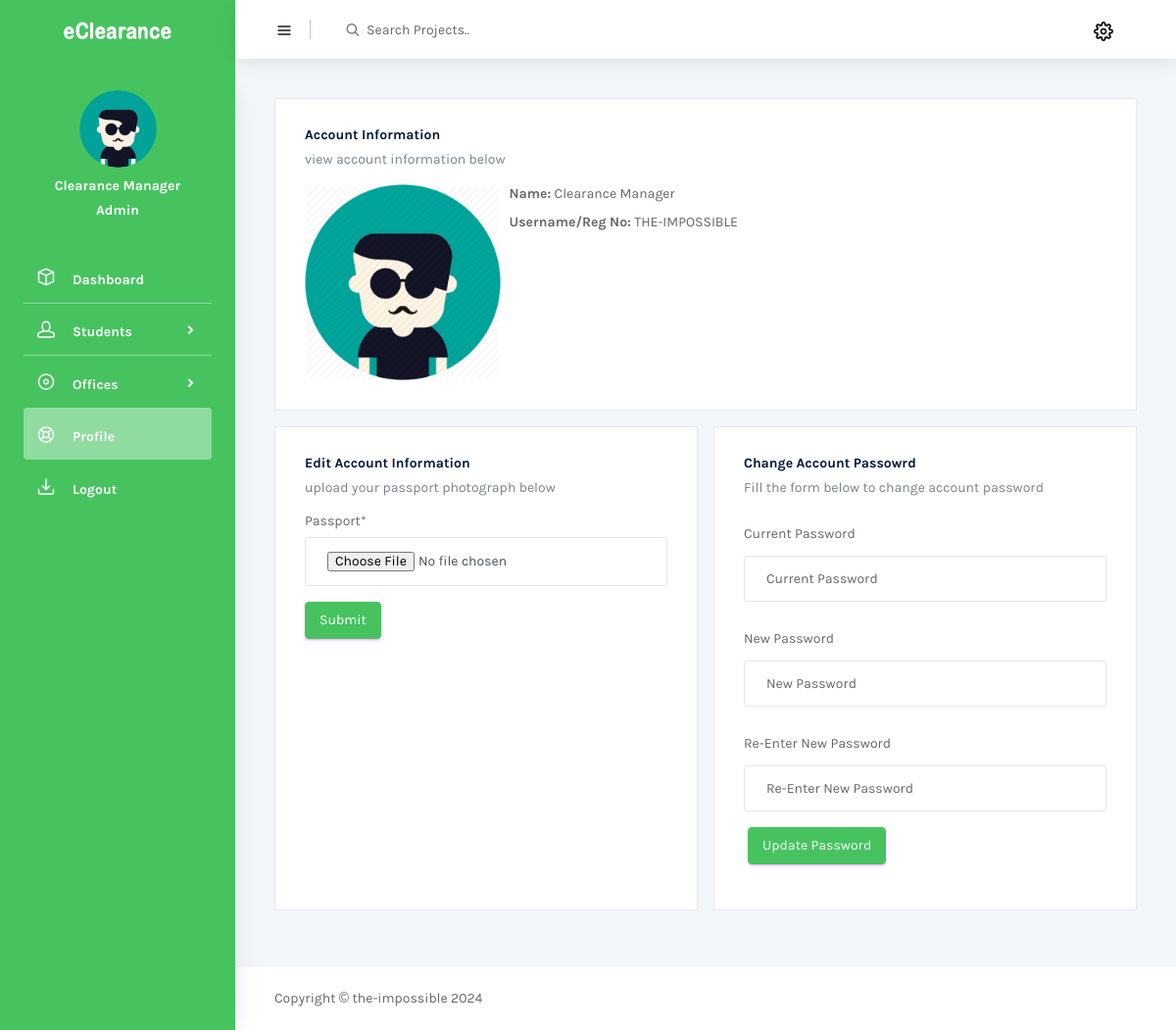
The app's page /update_student_profile/441ab91f-e75e-416b-a305-8f67dfb777ac (signed in), older data.
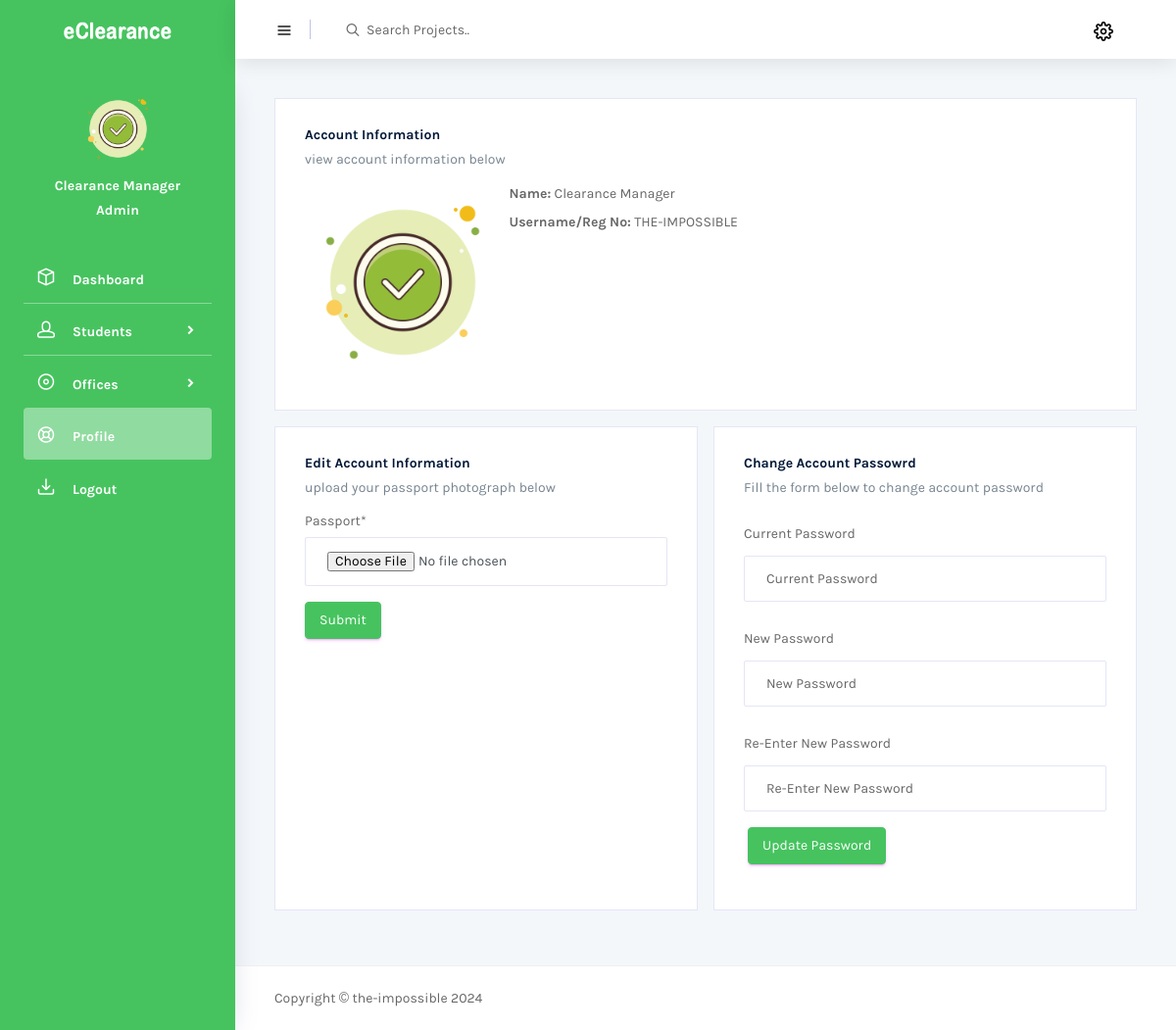
The same page, newer data.
### eClearanceAuth/models.py (models this page shows, shortened)
class User(AbstractBaseUser, PermissionsMixin):
    user_id = models.UUIDField(
        default=uuid.uuid4, primary_key=True, unique=True, editable=False)
    username = models.CharField(max_length=100, db_index=True,
                                unique=True, verbose_name='reg number', blank=True)
    passport = models.ImageField(
        default='img/user.png', upload_to='uploads/passport/', null=True)
    user_type = models.ForeignKey(
        to="UserType", on_delete=models.CASCADE, blank=True, null=True,)
    name = models.CharField(
        max_length=100, db_index=True, blank=True, null=True)
    date_joined = models.DateTimeField(
        verbose_name='date_joined', auto_now_add=True)
    last_login = models.DateTimeField(
        verbose_name='last_login', auto_now=True, null=True)
    is_active = models.BooleanField(default=True)
    is_staff = models.BooleanField(default=False)
    is_superuser = models.BooleanField(default=False)
    USERNAME_FIELD = 'username'
    REQUIRED_FIELDS = ['name',]
    objects = UserManager()
    class Meta:
        db_table = 'Users'
        verbose_name_plural = 'Users'

class UserType(models.Model):
    user_type = models.CharField(max_length=100, unique=True)
    def __str__(self):
        return self.user_type
    class Meta:
        db_table = 'user type'
        verbose_name_plural = 'user type'

### eClearanceAuth/views.py (the view, shortened to what this page needs)
# urls.py: path('update_student_profile/<str:pk>', UpdateStudentProfileView.as_view(), name="update_student_profile"),
class UpdateStudentProfileView(LoginRequiredMixin, SuccessMessageMixin, UpdateView):
    template_name = "backend/users/update_profile.html"
    form_class = UpdateSingleStudentForm
    success_message = 'Updated Successfully!'
    queryset = User.objects.all()
    def get_object(self, queryset=None):
        user = super().get_object(queryset=queryset)
        try:
            student_profile = StudentProfile.objects.get(user=user)
            return student_profile
        except StudentProfile.DoesNotExist:
            return user
    def get_context_data(self, **kwargs):
        context = super().get_context_data(**kwargs)
        context['student_profile'] = self.object
        return context

### eClearanceAuth/forms.py
class UpdateSingleStudentForm(forms.ModelForm):
    passport = forms.ImageField(required=True, widget=forms.FileInput(
        attrs={
            'class': 'form-control',
            'type': 'file',
            'accept': 'image/png, image/jpeg'
        }
    ))
    class Meta:
        model = User
        fields = ('passport',)

### Templates/backend/users/update_profile.html (shortened to what this page needs)
{% extends 'base.html' %}
{% load static %}
{% load crispy_forms_tags %}
{% block head %}{% include 'partials/auth_head.html' %}{% endblock head %}
{% block body %}
  <div class="container-scroller">
    {% block nav %}{% include 'partials/auth_nav.html' %}{% endblock nav %}
    <div class="container-fluid page-body-wrapper">
      {% include 'partials/auth_sidebar.html' %}
      <div class="main-panel">
        <div class="content-wrapper">
          <div class="row">
            <div class="col-md-12 grid-margin stretch-card">
              <div class="card">
                <div class="card-body">
                  <h4 class="card-title">Account Information</h4>
                  <p class="card-description">
                    view account information below
                  </p>
                  <div class="row">
                    <div class="col-3">
                      <img src="{{request.user.passport.url}}" width="200" alt="" srcset="">
                    </div>
                    <div class="col-7">
                      <p><b>Name:</b> {{request.user.name}}</p>
                      <p><b>Username/Reg No:</b> {{request.user.username}}</p>
                    </div>
                  </div>
                </div>
              </div>
            </div>
            <div class="col-md-6 grid-margin stretch-card">
              <div class="card">
                <div class="card-body">
                  <h4 class="card-title">Edit Account Information</h4>
                  <p class="card-description">
                    upload your passport photograph below
                  </p>
                  <form class="forms-sample" method="post"  enctype="multipart/form-data">
                    {{form|crispy}}
                    <button type="submit" class="btn btn-primary mr-2">Submit</button>
                  </form>
                </div>
              </div>
            </div>
            <div class="col-md-6 grid-margin stretch-card">
              <div class="card">
                <div class="card-body">
                  <h4 class="card-title">Change Account Passowrd</h4>
                  <p class="card-description">
                   Fill the form below to change account password
                  </p>
                    <form method="post" action="{% url 'auth:change_password' request.user.pk %}">
                      <div class="row mb-3">
                        <label class="col-12 col-form-label" for="basic-icon-default-fullname">Current Password</label>
                        <div class="col-12">
                          <input class="form-control" required type="password" name="password0" placeholder="Current Password">
                        </div>
                      </div>
                      <div class="row mb-3">
                        <label class="col-12 col-form-label" for="basic-icon-default-fullname">New Password</label>
                        <div class="col-12">
                          <input class="form-control" required type="password" name="password1" placeholder="New Password">
                        </div>
                      </div>
                      <div class="row mb-3">
                        <label class="col-12 col-form-label" for="basic-icon-default-company">Re-Enter New Password</label>
                        <div class="col-12">
                          <input class="form-control" required type="password" name="password2" placeholder="Re-Enter New Password">
                        </div>
                      </div>
                      <div class="row mb-3 ml-1">
                        <button type="submit" class="btn btn-primary btn-md" name="password">Update Password</button>
                      </div>
                    </form>
                </div>
              </div>
            </div>
          </div>
        </div>
        {% block footer %}{% include 'partials/auth_footer.html' %}{% endblock footer %}
      </div>
    </div>
  </div>
{% endblock body %}

### Templates/partials/auth_sidebar.html (shortened to what this page needs)
{% load static %}
<nav class="sidebar sidebar-offcanvas" id="sidebar">
    <div class="user-profile">
      <div class="user-image">
        <img src="{{ request.user.passport.url }}">
      </div>
      <div class="user-name">
          {{ request.user.name }}
      </div>
      <div class="user-designation">
          {{ request.user.user_type }}
      </div>
    </div>
    <ul class="nav">
      <li class="nav-item">
        <a class="nav-link" href="{% url 'auth:dashboard' %}">
          <i class="icon-box menu-icon"></i>
          <span class="menu-title">Dashboard</span>
        </a>
      </li>
      {% if request.user.user_type.user_type == "Admin" %}
      <li class="nav-item">
        <a class="nav-link" data-toggle="collapse" href="#ui-basic" aria-expanded="false" aria-controls="ui-basic">
          <i class="icon-head menu-icon"></i>
          <span class="menu-title">Students</span>
          <i class="menu-arrow"></i>
        </a>
      </li>
      <li class="nav-item">
        <a class="nav-link" data-toggle="collapse" href="#ui-office" aria-expanded="false" aria-controls="ui-office">
          <i class="icon-disc menu-icon"></i>
          <span class="menu-title">Offices</span>
          <i class="menu-arrow"></i>
        </a>
      </li>
      {% endif %}
      <li class="nav-item">
        {% if request.user.user_type.user_type == "Student" %}
        <a class="nav-link"
        href="{% url 'auth:update_student_profile' request.user.pk %}">
        <i class="icon-help menu-icon"></i>
        <span class="menu-title">Profile</span>
      </a>
      {% elif request.user.user_type.user_type == "Office" %}
      <a class="nav-link"
        href="{% url 'auth:update_student_profile' request.user.pk %}">
        <i class="icon-help menu-icon"></i>
        <span class="menu-title">Profile</span>
      </a>
      {% elif request.user.user_type.user_type == "Admin" %}
      <a class="nav-link"
        href="{% url 'auth:update_student_profile' request.user.pk %}">
        <i class="icon-help menu-icon"></i>
        <span class="menu-title">Profile</span>
      </a>
      {% endif %}
      </li>
      <li class="nav-item">
        <a class="nav-link" data-toggle="modal" data-target="#basicModal" style="cursor: pointer;">
          <i class="icon-inbox menu-icon"></i>
          <span class="menu-title">Logout</span>
        </a>
      </li>
    </ul>
  </nav>

Row changes from the older to the newer data that the page shows:
changed User "Clearance Manager": user.passport: picture added in place of a placeholder
